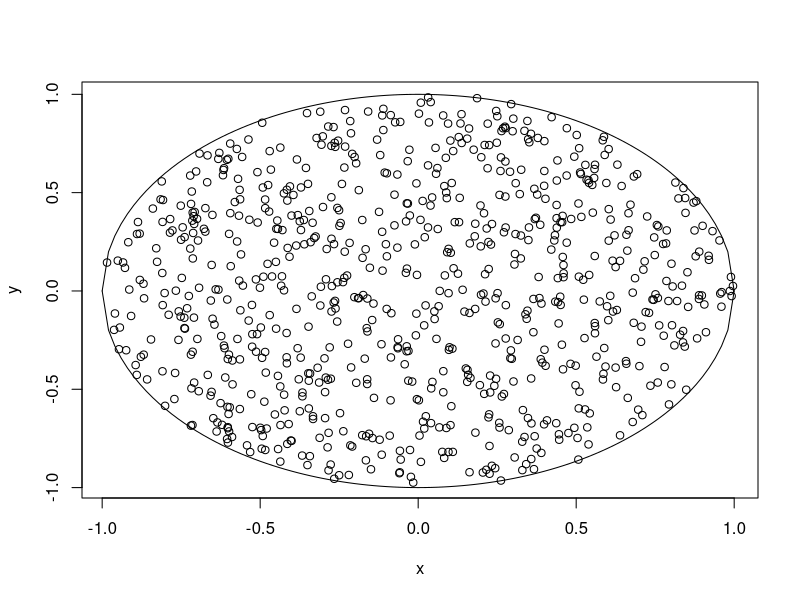

Recreate this plot in R.
## ---- chunk 1
x <- runif(1000,-1,1)
y <- runif(1000,-1,1)
idx <- (x^2 + y^2 < 1)

plot(x[idx], y[idx], xlab="x", ylab="y")
curve((  1 * (1 - x^2)^0.5 ), add=TRUE, from=-1 , to =1)
curve(( -1 * (1 - x^2)^0.5 ), add=TRUE, from=-1 , to =1)
